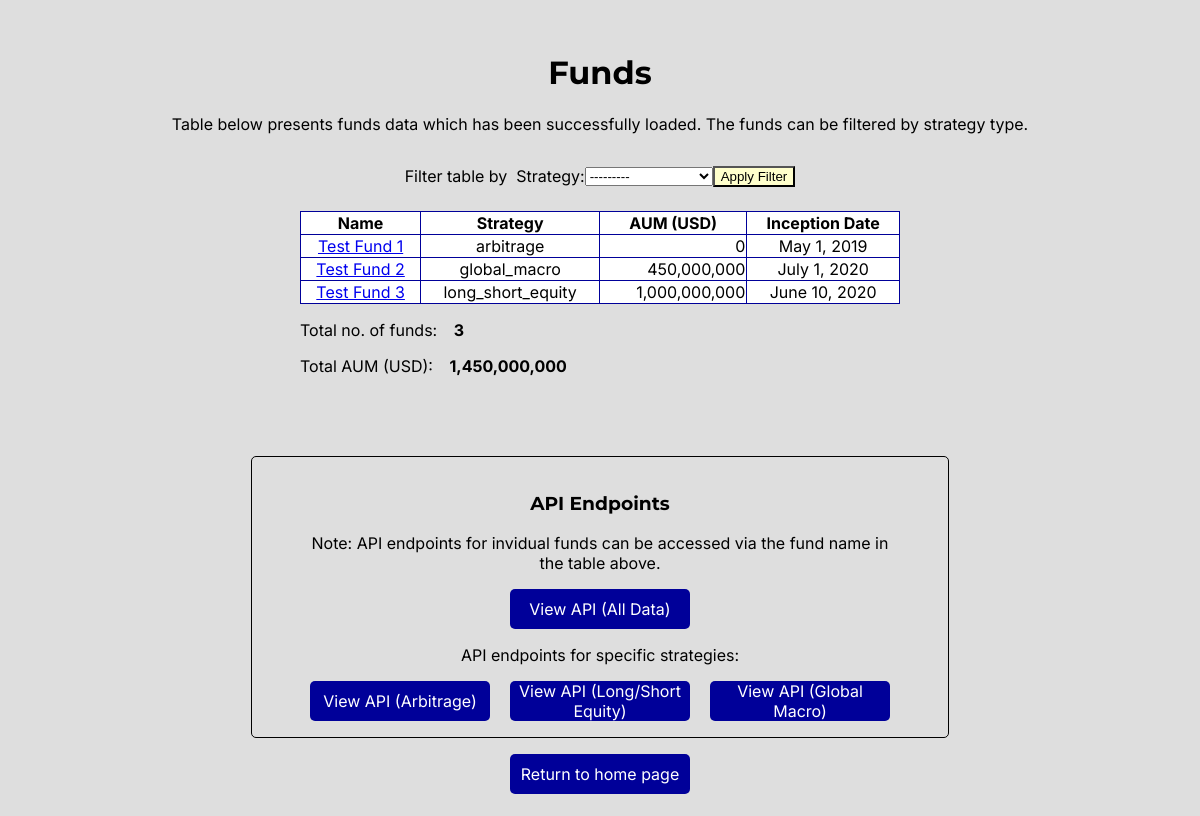
/view_funds/, run on an earlier commit of the app's database.
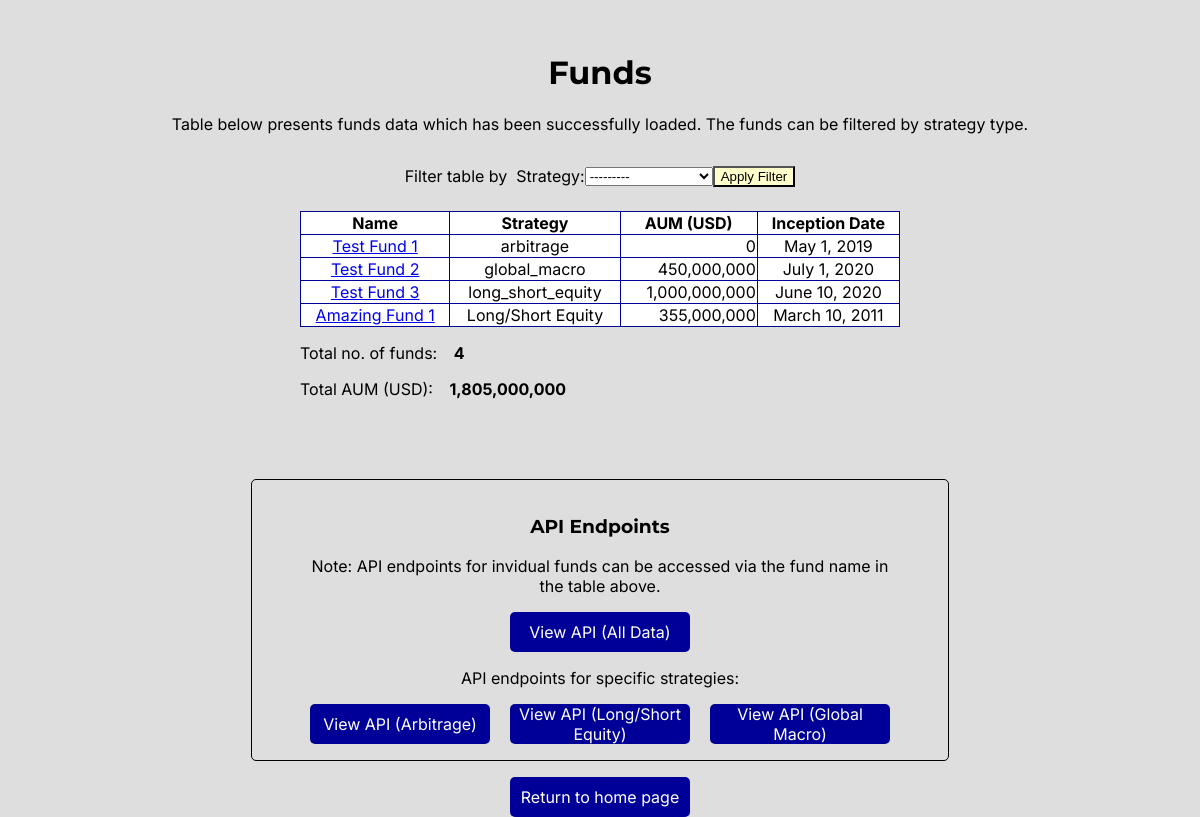
And on a later commit of the database.
### funds/models.py (models this page shows, shortened)
class Fund(models.Model):
    name = models.CharField(max_length=50, unique=True, null=False, blank=False)
    STRATEGY_CHOICES = [
        ('arbitrage', 'Arbitrage'),
        ('global_macro', 'Global Macro'),
        ('long_short_equity', 'Long/Short Equity')
    ]
    strategy = models.CharField(max_length=50, choices=STRATEGY_CHOICES, null=False, blank=False)
    aum = models.IntegerField(verbose_name="AUM (USD)", null=True, blank=True)
    inception_date = models.DateField(verbose_name="Inception Date", null=True, blank=True)

### funds/views.py (the view)
# urls.py: path('view_funds/', views.view_funds, name='view_funds'),
def view_funds(request):
    funds = Fund.objects.all()
    """ Filter data by strategy """
    filter = FundFilter(request.GET, queryset=funds)
    funds = filter.qs
    """ Totals: Count / Sum """
    funds_num = funds.count()
    funds_aum = funds.aggregate(total_aum=Sum('aum'))
    funds_val = funds_aum['total_aum']
    context = {
        'funds': funds,
        'funds_num': funds_num,
        'funds_val': funds_val,
        'filter': filter
    }
    return render(request, 'funds/funds.html', context)

### funds/templates/funds/funds.html (shortened to what this page needs)
{% load static %}
{% load humanize %}
<!DOCTYPE html>
<html lang="en">
<head>
    <link rel="stylesheet" type="text/css" href="{% static '/css/base.css' %}">
</head>
<body>
    <header class="txt-center">
        <h1>Funds</h1>
        <p>Table below presents funds data which has been successfully loaded. The funds can be filtered by strategy type.</p>
    </header>
    <main class="funds-main">
        <section>
            <form class="funds-filter" method="GET" action="{% url 'view_funds' %}">
                <label>Filter table by &nbsp;</label>
                {{ filter.form }}
                <button class="btn-small" type="submit">Apply Filter</button>
            </form>
            <table class="funds-table">
                <thead>
                    <tr>
                        <th>Name</th>
                        <th>Strategy</th>
                        <th>AUM (USD)</th>
                        <th>Inception Date</th>
                    </tr>
                </thead>
                <tbody>
                {% for fund in funds %}
                    <tr>
                        <td class="txt-center"><a href="{% url 'fund_detail_api' fund.id %}">{{ fund.name }}</a></td>
                        <td class="txt-center">{{ fund.strategy }}</td>
                        <td class="txt-right">{{ fund.aum|intcomma }}</td>
                        <td class="txt-center">{{ fund.inception_date }}</td>
                    </tr>
                {% empty %}
                    <tr>
                        <td>There are no funds matching your selection</td>
                    </tr>
                {% endfor %}
                </tbody>
            </table>
            <div class="fund-totals">
                <p>Total no. of funds: <strong class="pad-left">{{ funds_num }}</strong></p>
                <p>Total AUM (USD): <strong class="pad-left">{{ funds_val|intcomma }}</strong></p>
            </div>
        </section>
        <section class="bordered home-section txt-center">
            <h3>API Endpoints</h3>
            <p>Note: API endpoints for invidual funds can be accessed via the fund name in the table above.</p>
            <a class="btn" href="{% url 'funds_list_api' %}">View API (All Data)</a>
            <p>API endpoints for specific strategies:</p>
            <div class="strategy-api">
                <a class="btn" href="{% url 'funds_list_api' %}?strategy=arbitrage">View API (Arbitrage)</a>
                <a class="btn" href="{% url 'funds_list_api' %}?strategy=long_short_equity">View API (Long/Short Equity)</a>
                <a class="btn" href="{% url 'funds_list_api' %}?strategy=global_macro">View API (Global Macro)</a>
            </div>
        </section>
    </main>
    <footer>
        <a class="btn" href="{% url 'home' %}">Return to home page</a>
    </footer>
</body>
</html>

What changed in the data, as far as the page shows it:
added Fund: name "Amazing Fund 1", strategy "Long/Short Equity", aum "355,000,000", inception_date "March 10, 2011"
Also different on the page:
{{ funds_num }}: "3" → "4"
{{ funds_val|intcomma }}: "1,450,000,000" → "1,805,000,000"
